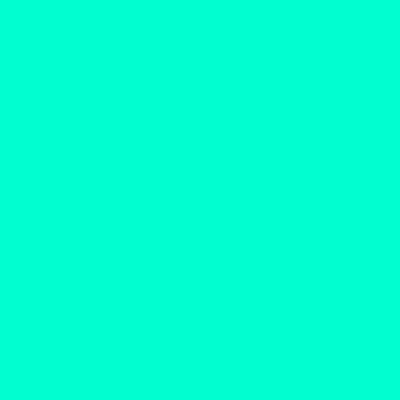
Frame 1 (no input)
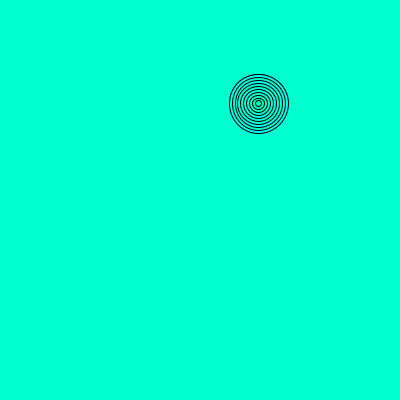
Frame 60 (the mouse pressed at the canvas centre just before this capture)
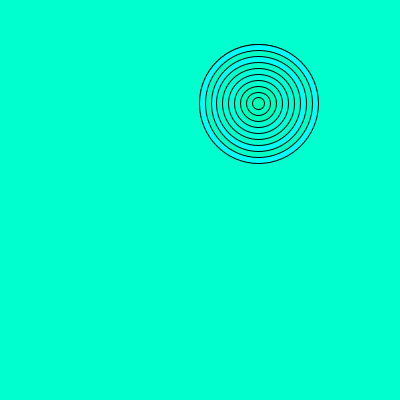
Frame 120 (the mouse held since frame 60 and released just before this capture)

The Processing sketch that drew these frames (run headless with seeded random() and noise(); from frame 60 on, the mouse is pressed at the canvas centre):

// Processing sketch: processing_69684
// ── processing_69684.pde

//Robert Wohlforth rwohlfor
//Homework 3 -- Ripples
//Copyright Pittsburgh 2012

//Click to create your own ripple!

float x = random (0,400);
float y  = random (0,400);
float diam;
color col = color(0,255,random(180,255));
color col2 = color(0,255,random(180,255));
color col3 = color(0,255,random(180,255));
color col4 = color(0,255,random(180,255));
color col5 = color(0,255,random(180,255));
color col6 = color(0,255,random(180,255));
color col7 = color(0,255,random(180,255));
color col8 = color(0,255,random(180,255));
color col9 = color(0,255,random(180,255));
color col10 = color(0,255,random(180,255));

void setup()
{
  size (400,400);
  background (0,255,random(180,255));
}
void draw()
{
  fill(col);
  ellipse (x,y,diam,diam);
  fill(col2);
  ellipse (x,y,diam*.9,diam*.9);
  fill(col3);
  ellipse (x,y,diam*.8,diam*.8);
  fill(col4);
  ellipse (x,y,diam*.7,diam*.7);
  fill(col5);
  ellipse (x,y,diam*.6,diam*.6);
  fill(col6);
  ellipse (x,y,diam*.5,diam*.5);
  fill(col7);
  ellipse (x,y,diam*.4,diam*.4);
  fill(col8);
  ellipse (x,y,diam*.3,diam*.3);
  fill(col9);
  ellipse (x,y,diam*.2,diam*.2);
  fill(col10);
  ellipse (x,y,diam*.1,diam*.1);
diam = diam + 1;
if (diam > 1000)
{
  background (col);
  diam = 0;
  x= random (0, 400);
  y= random (0, 400);
  col = color(0,255,random(180,255));
  col2 = color(0,255,random(180,255));
col3 = color(0,255,random(180,255));
col4 = color(0,255,random(180,255));
col5 = color(0,255,random(180,255));
col6 = color(0,255,random(180,255));
col7 = color(0,255,random(180,255));
col8 = color(0,255,random(180,255));
col9 = color(0,255,random(180,255));
col10 = color(0,255,random(180,255));
}
}

void mouseClicked()
{
  background (col);
  diam = 0;
  x= mouseX;
  y= mouseY;
  col = color(0,255,random(180,255));
  col2 = color(0,255,random(180,255));
col3 = color(0,255,random(180,255));
col4 = color(0,255,random(180,255));
col5 = color(0,255,random(180,255));
col6 = color(0,255,random(180,255));
col7 = color(0,255,random(180,255));
col8 = color(0,255,random(180,255));
col9 = color(0,255,random(180,255));
col10 = color(0,255,random(180,255));
}
